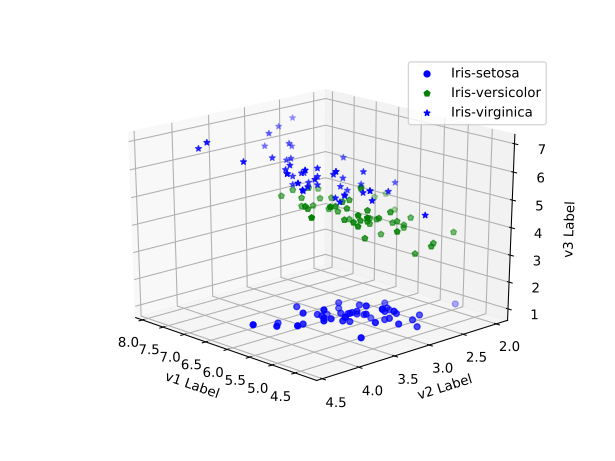

The Python source for this figure:
import pandas
from mpl_toolkits.mplot3d import Axes3D
import matplotlib.pyplot as plt
import numpy as np

IRIS_FILENAME = 'iris-dataset.csv'
COLOURS, MARKERS = 'bgbrycmk', 'op*<>^1234shH+xDd|_'

if __name__ == '__main__':
    iris_dat = pandas.read_csv(IRIS_FILENAME,
                               names=['v1', 'v2', 'v3', 'v4',
                                      'label'],
                               index_col=False)
    types = iris_dat['label'].unique()
    iris_by_types = {t: iris_dat.loc[iris_dat['label'] == t]
                     for t in types}
    fig = plt.figure()
    ax = fig.add_subplot(111, projection='3d')

    for (t, dat), c, m in zip(iris_by_types.items(),
                              COLOURS, MARKERS):
        ax.scatter(dat['v1'], dat['v2'], dat['v3'],
                   label=t, c=c, marker=m)

    ax.legend()
    ax.set_xlabel('v1 Label')
    ax.set_ylabel('v2 Label')
    ax.set_zlabel('v3 Label')

    plt.show()
